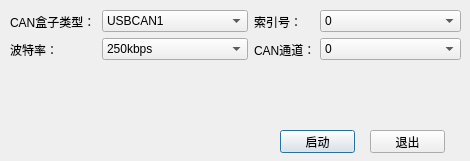
<?xml version="1.0" encoding="UTF-8"?>
<ui version="4.0">
 <class>login</class>
 <widget class="QDialog" name="login">
  <property name="geometry">
   <rect>
    <x>0</x>
    <y>0</y>
    <width>470</width>
    <height>161</height>
   </rect>
  </property>
  <property name="windowTitle">
   <string>Dialog</string>
  </property>
  <widget class="QPushButton" name="pushButton">
   <property name="geometry">
    <rect>
     <x>280</x>
     <y>130</y>
     <width>75</width>
     <height>23</height>
    </rect>
   </property>
   <property name="text">
    <string>启动</string>
   </property>
  </widget>
  <widget class="QPushButton" name="pushButton_2">
   <property name="geometry">
    <rect>
     <x>370</x>
     <y>130</y>
     <width>75</width>
     <height>23</height>
    </rect>
   </property>
   <property name="text">
    <string>退出</string>
   </property>
  </widget>
  <widget class="QWidget" name="">
   <property name="geometry">
    <rect>
     <x>10</x>
     <y>10</y>
     <width>451</width>
     <height>51</height>
    </rect>
   </property>
   <layout class="QHBoxLayout" name="horizontalLayout">
    <item>
     <layout class="QVBoxLayout" name="verticalLayout">
      <item>
       <widget class="QLabel" name="label">
        <property name="text">
         <string>CAN盒子类型：</string>
        </property>
       </widget>
      </item>
      <item>
       <widget class="QLabel" name="label_4">
        <property name="text">
         <string>波特率：</string>
        </property>
       </widget>
      </item>
     </layout>
    </item>
    <item>
     <layout class="QVBoxLayout" name="verticalLayout_2">
      <item>
       <widget class="QComboBox" name="comboBoxDeviceType">
        <item>
         <property name="text">
          <string>USBCAN1</string>
         </property>
        </item>
        <item>
         <property name="text">
          <string>USBCAN2</string>
         </property>
        </item>
        <item>
         <property name="text">
          <string>VCI_USBCAN1</string>
         </property>
        </item>
        <item>
         <property name="text">
          <string>VCI_USBCAN2</string>
         </property>
        </item>
        <item>
         <property name="text">
          <string>VCI_USBCAN2A</string>
         </property>
        </item>
        <item>
         <property name="text">
          <string>VCI_USBCAN_E_U</string>
         </property>
        </item>
        <item>
         <property name="text">
          <string>VCI_USBCAN_2E_U </string>
         </property>
        </item>
       </widget>
      </item>
      <item>
       <widget class="QComboBox" name="comboBoxKbps">
        <item>
         <property name="text">
          <string>250kbps</string>
         </property>
        </item>
       </widget>
      </item>
     </layout>
    </item>
    <item>
     <layout class="QVBoxLayout" name="verticalLayout_3">
      <item>
       <widget class="QLabel" name="label_2">
        <property name="sizePolicy">
         <sizepolicy hsizetype="Maximum" vsizetype="Preferred">
          <horstretch>0</horstretch>
          <verstretch>0</verstretch>
         </sizepolicy>
        </property>
        <property name="minimumSize">
         <size>
          <width>60</width>
          <height>0</height>
         </size>
        </property>
        <property name="maximumSize">
         <size>
          <width>60</width>
          <height>16777215</height>
         </size>
        </property>
        <property name="text">
         <string>索引号：</string>
        </property>
       </widget>
      </item>
      <item>
       <widget class="QLabel" name="label_3">
        <property name="sizePolicy">
         <sizepolicy hsizetype="Maximum" vsizetype="Preferred">
          <horstretch>0</horstretch>
          <verstretch>0</verstretch>
         </sizepolicy>
        </property>
        <property name="minimumSize">
         <size>
          <width>60</width>
          <height>0</height>
         </size>
        </property>
        <property name="maximumSize">
         <size>
          <width>60</width>
          <height>16777215</height>
         </size>
        </property>
        <property name="text">
         <string>CAN通道：</string>
        </property>
       </widget>
      </item>
     </layout>
    </item>
    <item>
     <layout class="QVBoxLayout" name="verticalLayout_4">
      <item>
       <widget class="QComboBox" name="comboBoxDeviceInd">
        <property name="sizePolicy">
         <sizepolicy hsizetype="MinimumExpanding" vsizetype="Fixed">
          <horstretch>0</horstretch>
          <verstretch>0</verstretch>
         </sizepolicy>
        </property>
        <item>
         <property name="text">
          <string>0</string>
         </property>
        </item>
        <item>
         <property name="text">
          <string>1</string>
         </property>
        </item>
        <item>
         <property name="text">
          <string>2</string>
         </property>
        </item>
        <item>
         <property name="text">
          <string>3</string>
         </property>
        </item>
        <item>
         <property name="text">
          <string>4</string>
         </property>
        </item>
        <item>
         <property name="text">
          <string>5</string>
         </property>
        </item>
        <item>
         <property name="text">
          <string>6</string>
         </property>
        </item>
        <item>
         <property name="text">
          <string>7</string>
         </property>
        </item>
       </widget>
      </item>
      <item>
       <widget class="QComboBox" name="comboBoxCANInd">
        <property name="sizePolicy">
         <sizepolicy hsizetype="Minimum" vsizetype="Fixed">
          <horstretch>0</horstretch>
          <verstretch>0</verstretch>
         </sizepolicy>
        </property>
        <item>
         <property name="text">
          <string>0</string>
         </property>
        </item>
        <item>
         <property name="text">
          <string>1</string>
         </property>
        </item>
        <item>
         <property name="text">
          <string>2</string>
         </property>
        </item>
        <item>
         <property name="text">
          <string>3</string>
         </property>
        </item>
       </widget>
      </item>
     </layout>
    </item>
   </layout>
  </widget>
 </widget>
 <resources/>
 <connections/>
</ui>
